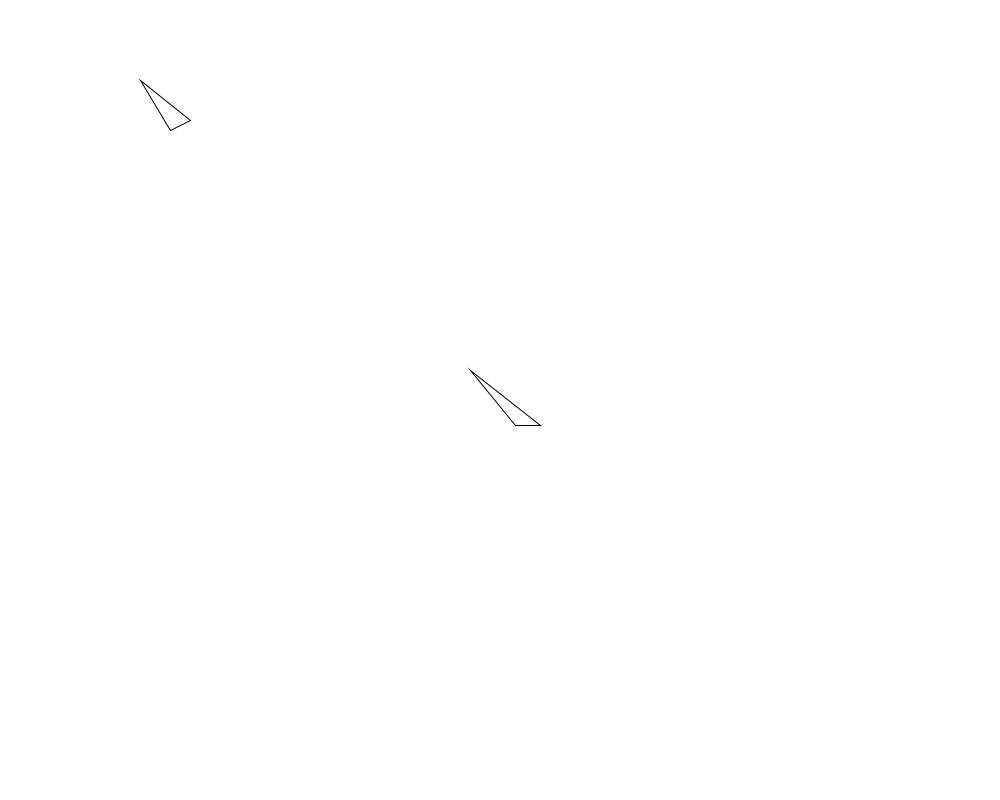
Frame 1 (no input)
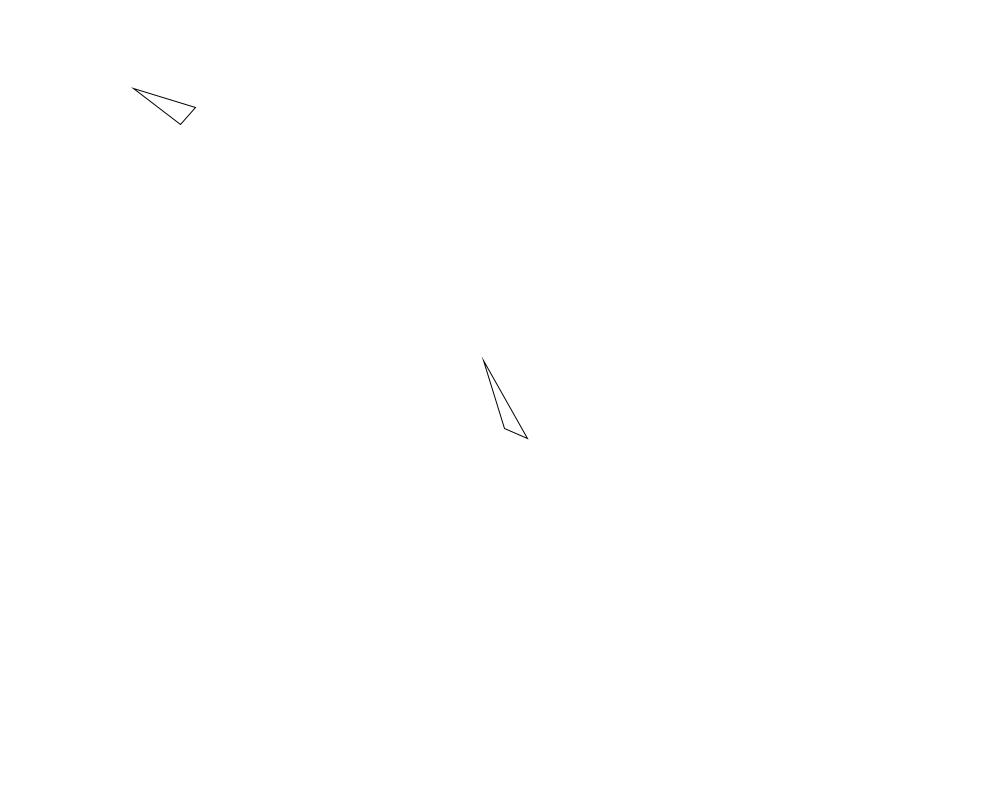
Frame 60 (the mouse pressed at the canvas centre just before this capture)
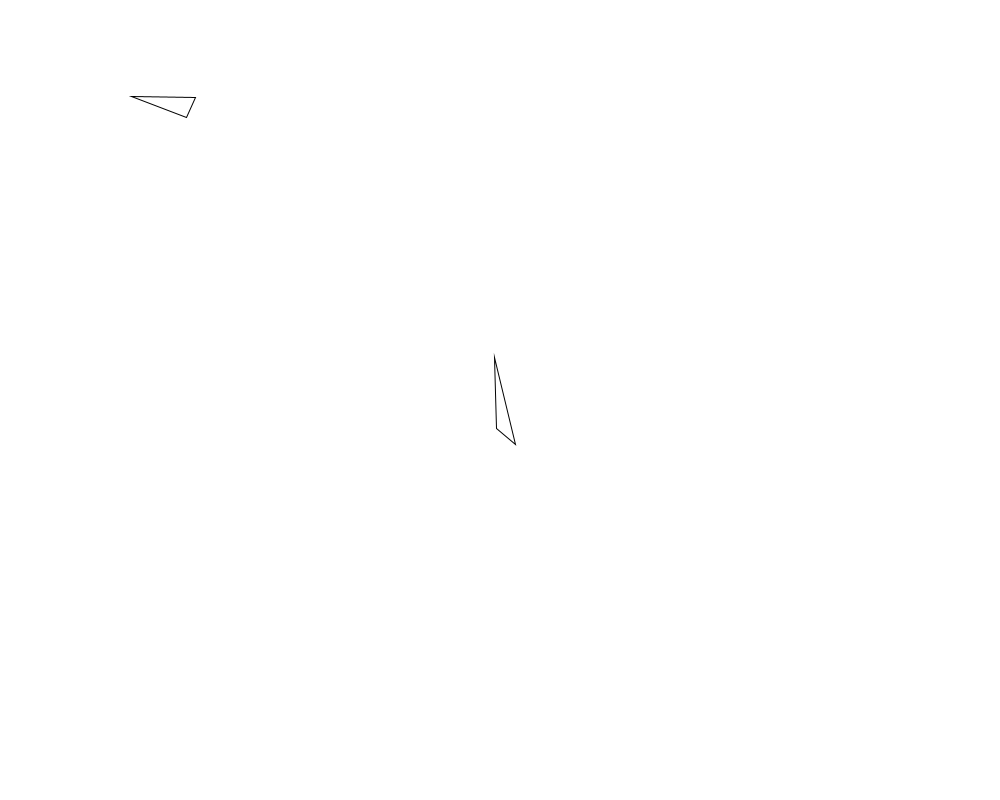
Frame 120 (the mouse held since frame 60 and released just before this capture)

The Processing sketch that drew these frames (run headless with seeded random() and noise(); from frame 60 on, the mouse is pressed at the canvas centre):

// Processing sketch: sketch_08_02_rotate_triangle
// ── sketch_08_02_rotate_triangle.pde
float angle = 0;

float x = 0;

float y = 0;



// We want two triangles turn around their centers, similar to what rectMode(CENTER) does.

// This requires you to draw your triangle/your object around the center of its local coordinate

// system. Do it like this:

// If your object shall rotate around (160, 100), 

// 1) translate the center of the local coordinate system to it,

// 2) rotate the coordinate system (this happens always around its center),

// 3) draw the shape AROUND the center of the coordinate system (use negative and positive coordinates)



// Please note: Processing can only use one particular coordinate system at a time.

// But we are talking about "local" coordinate systems as this is the way we think about objects.

// So if we want our objects to have individual/local coordinate systems, we need to use pushMatrix()

// and popMatrix() to save and restore the one and only coordinate system and make temporary modifications

// to it.



void setup() 

{

  size(1000, 800);

  frameRate(60);

}



void draw() 

{

  background(255);



  

  // Draw the first triangle

  pushMatrix(); // Save the state of the coordinate system

  noFill();

  stroke(0);

  translate(160, 100); // This is the origin of the first triangle's coordinate system

  rotate(angle); // Rotate the first triangle's coordinate system clockwise AROUND THE ORIGIN

  triangle(-20, -20, 30, 20, 10, 30); // Draw the first triangle "around" the origin

  popMatrix(); // Restore the state of the coordinate system. Otherwise the modifications to it would add up.

  // But right now we do not want the first triangle to be the center of origin for the second one, or similar...

  

  

  // Draw the second triangle

  pushMatrix(); // Save the state of the coordinate system

  noFill();

  stroke(0);

  translate(width/2, height/2); // This is the origin of the second triangle's coordinate system

  rotate(-angle); // Rotate the coordinate system anticlockwise AROUND THE ORIGIN

  triangle(-30, -30, 40, 25, 15, 25); // Draw the second triangle "around" the origin

  popMatrix(); // Restore the state of the coordinate system.

  

  angle=angle+0.1; // We use this variable for both triangles, but we could use two independent variables as well.

}
